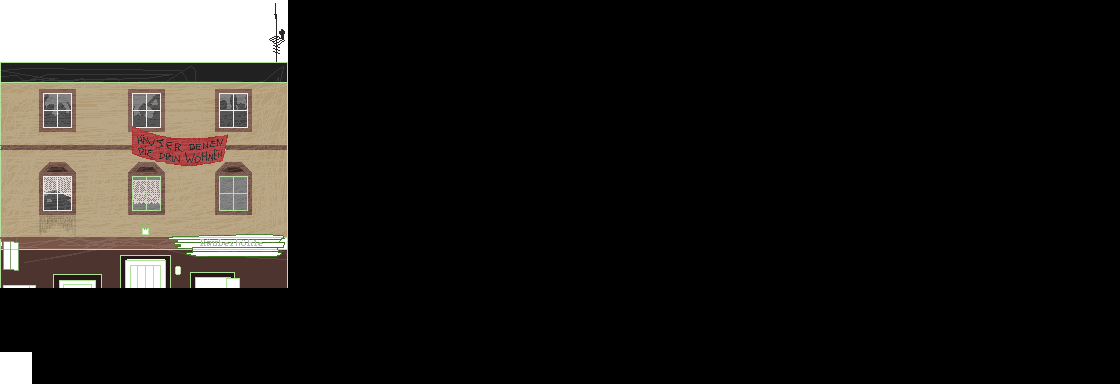

A level layout from a 2D game, rendered from its tile map. Below: a short description, then the map file with its tile-grid data intact:
An orthogonal 35x12 tile map with 32x32 px tiles, 4 tile layers (start, collides, bottom, web).

<map version="1.5" tiledversion="1.7.0" orientation="orthogonal" renderorder="right-down" width="35" height="12" tilewidth="32" tileheight="32" infinite="0" nextlayerid="6" nextobjectid="1">
 <editorsettings>
  <export target="main.json" format="json" />
 </editorsettings>
 <tileset firstgid="1" name="pixil-frame-0(1)" tilewidth="32" tileheight="32" tilecount="99" columns="9">
  <image source="pixil-frame-0(1).png" width="288" height="373" />
 </tileset>
 <layer id="5" name="start" width="35" height="12">
  <properties>
   <property name="startLayer" type="bool" value="true" />
  </properties>
  <data encoding="csv">
0,0,0,0,0,0,0,0,0,0,0,0,0,0,0,0,0,0,0,0,0,0,0,0,0,0,0,0,0,0,0,0,0,0,0,
0,0,0,0,0,0,0,0,0,0,0,0,0,0,0,0,0,0,0,0,0,0,0,0,0,0,0,0,0,0,0,0,0,0,0,
0,0,0,0,0,0,0,0,0,0,0,0,0,0,0,0,0,0,0,0,0,0,0,0,0,0,0,0,0,0,0,0,0,0,0,
0,0,0,0,0,0,0,0,0,0,0,0,0,0,0,0,0,0,0,0,0,0,0,0,0,0,0,0,0,0,0,0,0,0,0,
0,0,0,0,0,0,0,0,0,0,0,0,0,0,0,0,0,0,0,0,0,0,0,0,0,0,0,0,0,0,0,0,0,0,0,
0,0,0,0,0,0,0,0,0,0,0,0,0,0,0,0,0,0,0,0,0,0,0,0,0,0,0,0,0,0,0,0,0,0,0,
0,0,0,0,0,0,0,0,0,0,0,0,0,0,0,0,0,0,0,0,0,0,0,0,0,0,0,0,0,0,0,0,0,0,0,
0,0,0,0,0,0,0,0,0,0,0,0,0,0,0,0,0,0,0,0,0,0,0,0,0,0,0,0,0,0,0,0,0,0,0,
0,0,0,0,0,0,0,0,0,0,0,0,0,0,0,0,0,0,0,0,0,0,0,0,0,0,0,0,0,0,0,0,0,0,0,
0,0,0,0,0,0,0,0,0,0,0,0,0,0,0,0,0,0,0,0,0,0,0,0,0,0,0,0,0,0,0,0,0,0,0,
0,0,0,0,0,0,0,0,0,0,0,0,0,0,0,0,0,0,0,0,0,0,0,0,0,0,0,0,0,0,0,0,0,0,0,
1,0,0,0,0,0,0,0,0,0,0,0,0,0,0,0,0,0,0,0,0,0,0,0,0,0,0,0,0,0,0,0,0,0,0
</data>
 </layer>
 <layer id="3" name="collides" width="35" height="12">
  <properties>
   <property name="collides" type="bool" value="true" />
  </properties>
  <data encoding="csv">
0,0,0,0,0,0,0,0,0,0,0,0,0,0,0,0,0,0,0,0,0,0,0,0,0,0,0,0,0,0,0,0,0,0,0,
0,0,0,0,0,0,0,0,0,0,0,0,0,0,0,0,0,0,0,0,0,0,0,0,0,0,0,0,0,0,0,0,0,0,0,
0,0,0,0,0,0,0,0,0,0,0,0,0,0,0,0,0,0,0,0,0,0,0,0,0,0,0,0,0,0,0,0,0,0,0,
0,0,0,0,0,0,0,0,0,0,0,0,0,0,0,0,0,0,0,0,0,0,0,0,0,0,0,0,0,0,0,0,0,0,0,
0,0,0,0,0,0,0,0,0,0,0,0,0,0,0,0,0,0,0,0,0,0,0,0,0,0,0,0,0,0,0,0,0,0,0,
0,0,0,0,0,0,0,0,0,0,0,0,0,0,0,0,0,0,0,0,0,0,0,0,0,0,0,0,0,0,0,0,0,0,0,
0,0,0,0,0,0,0,0,0,0,0,0,0,0,0,0,0,0,0,0,0,0,0,0,0,0,0,0,0,0,0,0,0,0,0,
0,0,0,0,0,0,0,0,0,0,0,0,0,0,0,0,0,0,0,0,0,0,0,0,0,0,0,0,0,0,0,0,0,0,0,
0,0,0,0,0,0,0,0,0,0,0,0,0,0,0,0,0,0,0,0,0,0,0,0,0,0,0,0,0,0,0,0,0,0,0,
0,0,0,0,0,0,0,0,0,0,0,0,0,0,0,0,0,0,0,0,0,0,0,0,0,0,0,0,0,0,0,0,0,0,0,
0,0,0,0,0,0,0,0,0,0,0,0,0,0,0,0,0,0,0,0,0,0,0,0,0,0,0,0,0,0,0,0,0,0,0,
0,0,0,0,0,0,0,0,0,0,0,0,0,0,0,0,0,0,0,0,0,0,0,0,0,0,0,0,0,0,0,0,0,0,0
</data>
 </layer>
 <layer id="1" name="bottom" width="35" height="12">
  <data encoding="csv">
1,2,3,4,5,6,7,8,9,0,0,0,0,0,0,0,0,0,0,0,0,0,0,0,0,0,0,0,0,0,0,0,0,0,0,
10,11,12,13,14,15,16,17,18,0,0,0,0,0,0,0,0,0,0,0,0,0,0,0,0,0,0,0,0,0,0,0,0,0,0,
19,20,21,22,23,24,25,26,27,0,0,0,0,0,0,0,0,0,0,0,0,0,0,0,0,0,0,0,0,0,0,0,0,0,0,
28,29,30,31,32,33,34,35,36,0,0,0,0,0,0,0,0,0,0,0,0,0,0,0,0,0,0,0,0,0,0,0,0,0,0,
37,38,39,40,41,42,43,44,45,0,0,0,0,0,0,0,0,0,0,0,0,0,0,0,0,0,0,0,0,0,0,0,0,0,0,
46,47,48,49,50,51,52,53,54,0,0,0,0,0,0,0,0,0,0,0,0,0,0,0,0,0,0,0,0,0,0,0,0,0,0,
55,56,57,58,59,60,61,62,63,0,0,0,0,0,0,0,0,0,0,0,0,0,0,0,0,0,0,0,0,0,0,0,0,0,0,
64,65,66,67,68,69,70,71,72,0,0,0,0,0,0,0,0,0,0,0,0,0,0,0,0,0,0,0,0,0,0,0,0,0,0,
73,74,75,76,77,78,79,80,81,0,0,0,0,0,0,0,0,0,0,0,0,0,0,0,0,0,0,0,0,0,0,0,0,0,0,
0,0,0,0,0,0,0,0,0,0,0,0,0,0,0,0,0,0,0,0,0,0,0,0,0,0,0,0,0,0,0,0,0,0,0,
0,0,0,0,0,0,0,0,0,0,0,0,0,0,0,0,0,0,0,0,0,0,0,0,0,0,0,0,0,0,0,0,0,0,0,
0,0,0,0,0,0,0,0,0,0,0,0,0,0,0,0,0,0,0,0,0,0,0,0,0,0,0,0,0,0,0,0,0,0,0
</data>
 </layer>
 <objectgroup id="4" name="floorLayer" />
 <layer id="2" name="web" width="35" height="12">
  <properties>
   <property name="openWebsite" value="https://www.menschmeier.berlin" />
  </properties>
  <data encoding="csv">
0,0,0,0,0,0,0,0,0,0,0,0,0,0,0,0,0,0,0,0,0,0,0,0,0,0,0,0,0,0,0,0,0,0,0,
0,0,0,0,0,0,0,0,0,0,0,0,0,0,0,0,0,0,0,0,0,0,0,0,0,0,0,0,0,0,0,0,0,0,0,
0,0,0,0,0,0,0,0,0,0,0,0,0,0,0,0,0,0,0,0,0,0,0,0,0,0,0,0,0,0,0,0,0,0,0,
0,0,0,0,0,0,0,0,0,0,0,0,0,0,0,0,0,0,0,0,0,0,0,0,0,0,0,0,0,0,0,0,0,0,0,
0,0,0,0,0,0,0,0,0,0,0,0,0,0,0,0,0,0,0,0,0,0,0,0,0,0,0,0,0,0,0,0,0,0,0,
0,0,0,0,0,0,0,0,0,0,0,0,0,0,0,0,0,0,0,0,0,0,0,0,0,0,0,0,0,0,0,0,0,0,0,
0,0,0,0,0,0,0,0,0,0,0,0,0,0,0,0,0,0,0,0,0,0,0,0,0,0,0,0,0,0,0,0,0,0,0,
0,0,0,0,0,0,0,0,0,0,0,0,0,0,0,0,0,0,0,0,0,0,0,0,0,0,0,0,0,0,0,0,0,0,0,
0,0,0,0,0,0,0,0,0,0,0,0,0,0,0,0,0,0,0,0,0,0,0,0,0,0,0,0,0,0,0,0,0,0,0,
0,0,0,0,0,0,0,0,0,0,0,0,0,0,0,0,0,0,0,0,0,0,0,0,0,0,0,0,0,0,0,0,0,0,0,
0,0,0,0,0,0,0,0,0,0,0,0,0,0,0,0,0,0,0,0,0,0,0,0,0,0,0,0,0,0,0,0,0,0,0,
0,0,0,0,0,0,0,0,0,0,0,0,0,0,0,0,0,0,0,0,0,0,0,0,0,0,0,0,0,0,0,0,0,0,0
</data>
 </layer>
</map>